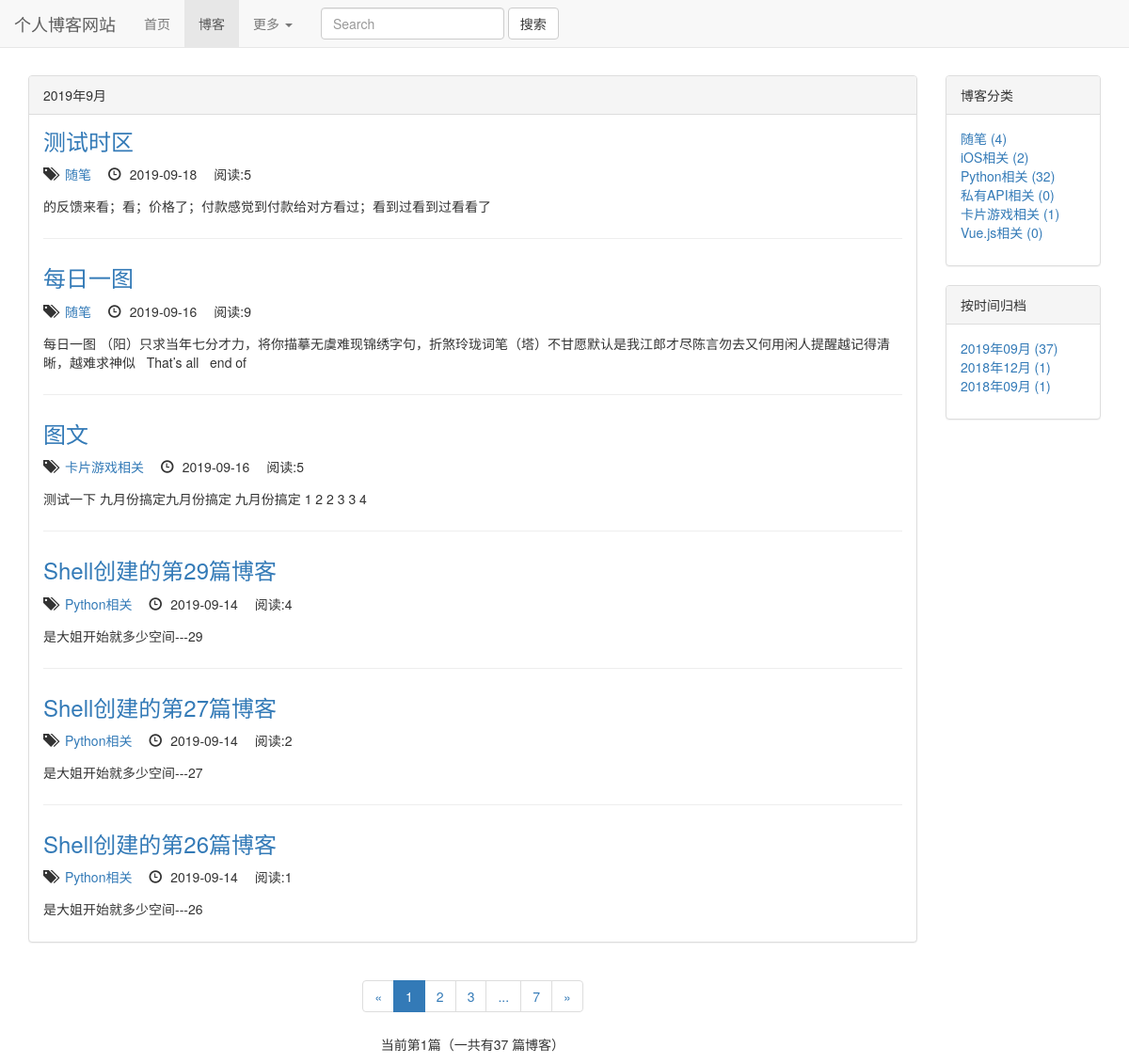
The page /blogs/date_of_blogs/2019/9 on the database as committed earlier.
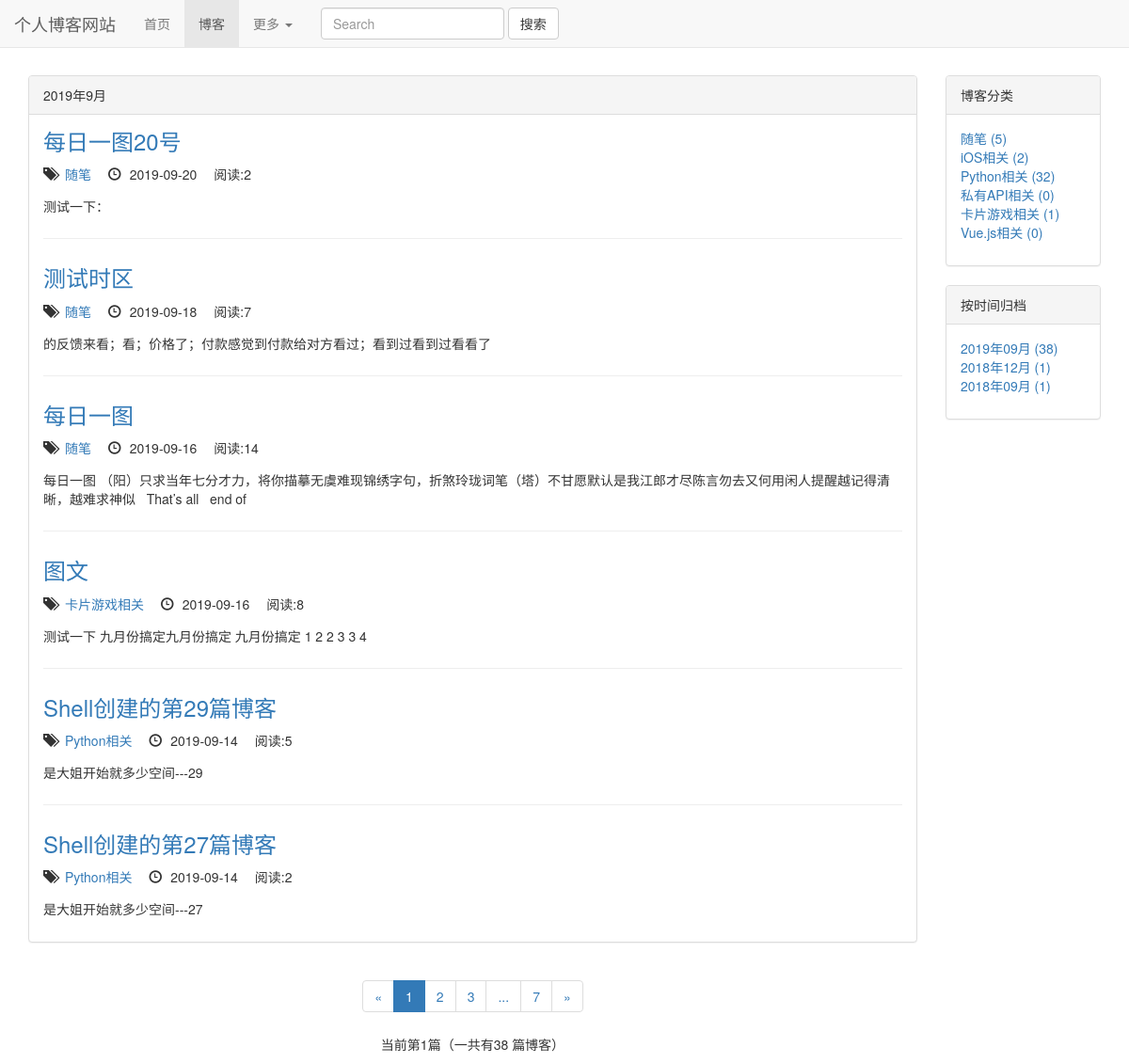
The same page on the database as committed later.
### blogs/models.py (models this page shows, shortened)
class Blog(models.Model,ReadNumExtension):
    title = models.CharField(max_length=50)
    blog_type = models.ForeignKey(BlogType, on_delete=models.DO_NOTHING)
    content = RichTextUploadingField()
    author = models.ForeignKey(User, on_delete=models.DO_NOTHING)
    create_time = models.DateTimeField(auto_now_add=True)
    last_update_time = models.DateTimeField(auto_now=True)
    readDetails = GenericRelation(ReadNumDetail)  # 反向关联获取
    class Meta:
        ordering = ['-create_time']

class BlogType(models.Model):
    type_name = models.CharField(max_length=15)

### read_statistics/models.py (models this page shows)
class ReadNum(models.Model):
    read_num = models.IntegerField(default=0)
    content_type = models.ForeignKey(ContentType, on_delete=models.DO_NOTHING)
    object_id = models.PositiveIntegerField()
    content_object = GenericForeignKey('content_type', 'object_id')

### blogs/views.py (the view)
# urls.py: re_path(r'^date_of_blogs/(\d+)/(\d+)$', views.blog_dates, name='blog_dates'),
def blog_dates(request, year, month):
    blogs = Blog.objects.filter(create_time__year=year, create_time__month=month)
    context = blog_datas_common(request, blogs)
    context['blog_title_with_date'] = "%s年%s月" % (year, month)
    return render(request, 'blogs/blog_dates.html', context)

### read_statistics/models.py (called while the page is built)
    def get_read_num(self):
        try:
            ct = ContentType.objects.get_for_model(self)
            readnum = ReadNum.objects.get(content_type=ct, object_id=self.pk)
            return readnum.read_num
        except exceptions.ObjectDoesNotExist:
            return 0

### templates/blogs/blog_dates.html
{% extends 'blogs/blog_index.html' %}
{% block blog_title_header %}
    {{ blog_title_with_date }}
{% endblock %}

### templates/blogs/blog_index.html (shortened to what the changed rows need)
{% extends 'base.html' %}
{% load staticfiles %}
{% block cssstyle %}
    <link rel="stylesheet" href="{% static 'blog_css/blog.css' %}">
{% endblock %}
{% block content %}
    <div class="container">
        <div class="row">
            <div class="col-xs-12 col-sm-8 col-md-9 col-lg-10">
                <div class="panel panel-default">
                    <div class="panel-body">
                        <ul class="blog_types">
                            {% for blog in page_of_blogs.object_list %}
                                <div class="every_blog">
                                    <h3><a href="{% url 'blogs_module:blog_details' blog.pk %}">{{ blog.title }}</a>
                                    </h3>
                                    <ul class="blog_list_style">
                                        <li>
                                            <span class="glyphicon glyphicon-tags"></span> <a
                                                href="{% url 'blogs_module:blog_types' blog.blog_type.pk %}"> {{ blog.blog_type.type_name }}</a>
                                        </li>
                                        <li><span
                                                class="glyphicon glyphicon-time"></span> {{ blog.create_time|date:"Y-m-d" }}
                                        </li>
                                         <li>
                                             阅读:{{ blog.get_read_num }}
                                        </li>
                                    </ul>
                                    <p>{{ blog.content |striptags | truncatechars:130 |safe}}</p>
                                </div>
                            {% empty %}
                                <div class="every_blog">
                                    <p>--暂无博客，敬请期待--</p>
                                </div>
                            {% endfor %}
                        </ul>
                    </div>
                </div>
                <div class="blog_page_container">
                    {% if page_of_blogs %}
                        <nav aria-label="Page navigation">
                            <ul class="pagination">
                                <li>
                                    {% if page_of_blogs.has_previous %}
                                        <a href="?page={{ page_of_blogs.previous_page_number }}" aria-label="Previous">
                                            <span aria-hidden="true">&laquo;</span>
                                        </a>
                                    {% else %}
                                        <span aria-hidden="true">&laquo;</span>
                                    {% endif %}
                                </li>
                                {% for page_num in page_range %}
                                    {% if page_num == '...' %}
                                        <li><span>{{ page_num }}</span></li>
                                    {% else %}
                                        {% if page_num == page_of_blogs.number %}
                                            <li class="active"><a href="?page={{ page_num }}">{{ page_num }}</a></li>
                                        {% else %}
                                            <li><a href="?page={{ page_num }}">{{ page_num }}</a></li>
                                        {% endif %}
                                    {% endif %}
                                {% endfor %}
                                <li>
                                    {% if page_of_blogs.has_next %}
                                        <a href="?page={{ page_of_blogs.next_page_number }}" aria-label="Next">
                                            <span aria-hidden="true">&raquo;</span>
                                        </a>
                                    {% else %}
                                        <span aria-hidden="true">&raquo;</span>
                                    {% endif %}
                                </li>
                            </ul>
                        </nav>
                        <p>当前第{{ page_of_blogs.number }}篇（一共有{{ page_of_blogs.paginator.count }}
                            篇博客）</p>
                    {% endif %}
                </div>
            </div>
            <div class="hidden-xs col-sm-4 col-md-3 col-lg-2">
                <div class="panel panel-default">
                    <div class="panel-body">
                        <ul class="blog_types">
                            {% for type in blogTypes %}
                                <li><a href="{% url 'blogs:blog_types' type.pk %}">{{ type.type_name }} ({{ type.type_count }})</a></li>
                            {% empty %}
                                暂无博客分类
                            {% endfor %}
                        </ul>
                    </div>
                </div>
                <div class="panel panel-default">
                    <div class="panel-body">
                        <ul class="list-unstyled">
                            {% for blogDate,blogDateCount in blogDates.items %}
                                <li><a href="{% url 'blogs_module:blog_dates' blogDate.year blogDate.month %}">{{ blogDate|date:"Y年m月" }} ({{ blogDateCount }})</a></li>
                            {% endfor %}
                        </ul>
                    </div>
                </div>
            </div>
        </div>
    </div>
{% endblock %}

Rows that differ between the two databases and show on the page:
no longer on this page (row unchanged): Blog: title "Shell创建的第26篇博客", blog_type.type_name "Python相关", create_time "2019-09-14", get_read_num "1", content "是大姐开始就多少空间---26"
added Blog: title "每日一图20号", blog_type.type_name "随笔", create_time "2019-09-20", get_read_num "2", content "测试一下："
changed through a linked row, Blog "测试时区": get_read_num "5" → "7"
changed through a linked row, Blog "每日一图": get_read_num "9" → "14"
changed through a linked row, Blog "图文": get_read_num "5" → "8"
changed through a linked row, Blog "Shell创建的第29篇博客": get_read_num "4" → "5"
computed for BlogType "随笔": type_count "4" → "5"
Other text that changed with them:
{{ page_of_blogs.paginator.count }}: "37" → "38"
new list line: "2019年09月 ( 38 )"
list line gone: "2019年09月 ( 37 )"
